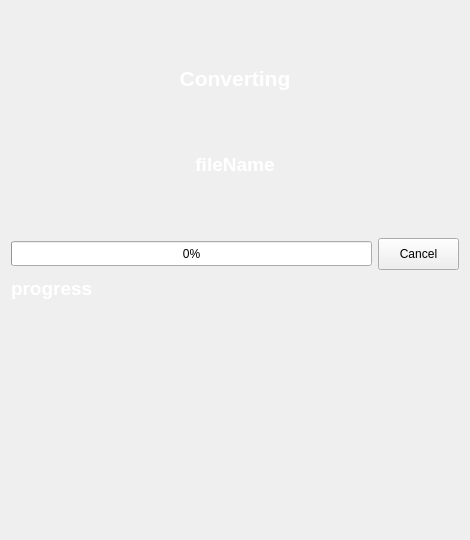
<?xml version="1.0" encoding="UTF-8"?>
<ui version="4.0">
 <class>ConverterProcess</class>
 <widget class="QWidget" name="ConverterProcess">
  <property name="geometry">
   <rect>
    <x>0</x>
    <y>0</y>
    <width>470</width>
    <height>540</height>
   </rect>
  </property>
  <property name="sizePolicy">
   <sizepolicy hsizetype="Fixed" vsizetype="Fixed">
    <horstretch>0</horstretch>
    <verstretch>0</verstretch>
   </sizepolicy>
  </property>
  <property name="minimumSize">
   <size>
    <width>470</width>
    <height>540</height>
   </size>
  </property>
  <property name="maximumSize">
   <size>
    <width>470</width>
    <height>540</height>
   </size>
  </property>
  <property name="windowTitle">
   <string>Form</string>
  </property>
  <layout class="QVBoxLayout" name="verticalLayout">
   <item>
    <spacer name="verticalSpacer_3">
     <property name="orientation">
      <enum>Qt::Vertical</enum>
     </property>
     <property name="sizeHint" stdset="0">
      <size>
       <width>20</width>
       <height>43</height>
      </size>
     </property>
    </spacer>
   </item>
   <item>
    <widget class="QLabel" name="topTitleLB">
     <property name="sizePolicy">
      <sizepolicy hsizetype="Preferred" vsizetype="Fixed">
       <horstretch>0</horstretch>
       <verstretch>0</verstretch>
      </sizepolicy>
     </property>
     <property name="minimumSize">
      <size>
       <width>0</width>
       <height>25</height>
      </size>
     </property>
     <property name="maximumSize">
      <size>
       <width>16777215</width>
       <height>25</height>
      </size>
     </property>
     <property name="font">
      <font>
       <pointsize>16</pointsize>
       <bold>true</bold>
      </font>
     </property>
     <property name="styleSheet">
      <string notr="true">color: rgb(255, 255, 255);</string>
     </property>
     <property name="text">
      <string>Converting</string>
     </property>
     <property name="alignment">
      <set>Qt::AlignCenter</set>
     </property>
    </widget>
   </item>
   <item>
    <spacer name="verticalSpacer_2">
     <property name="orientation">
      <enum>Qt::Vertical</enum>
     </property>
     <property name="sizeHint" stdset="0">
      <size>
       <width>20</width>
       <height>43</height>
      </size>
     </property>
    </spacer>
   </item>
   <item>
    <widget class="QLabel" name="fileNameLB">
     <property name="sizePolicy">
      <sizepolicy hsizetype="Preferred" vsizetype="Fixed">
       <horstretch>0</horstretch>
       <verstretch>0</verstretch>
      </sizepolicy>
     </property>
     <property name="minimumSize">
      <size>
       <width>0</width>
       <height>25</height>
      </size>
     </property>
     <property name="maximumSize">
      <size>
       <width>16777215</width>
       <height>25</height>
      </size>
     </property>
     <property name="font">
      <font>
       <pointsize>14</pointsize>
       <bold>true</bold>
      </font>
     </property>
     <property name="styleSheet">
      <string notr="true">color: rgb(255, 255, 255);</string>
     </property>
     <property name="text">
      <string>fileName</string>
     </property>
     <property name="alignment">
      <set>Qt::AlignCenter</set>
     </property>
    </widget>
   </item>
   <item>
    <spacer name="verticalSpacer">
     <property name="orientation">
      <enum>Qt::Vertical</enum>
     </property>
     <property name="sizeHint" stdset="0">
      <size>
       <width>20</width>
       <height>43</height>
      </size>
     </property>
    </spacer>
   </item>
   <item>
    <layout class="QHBoxLayout" name="horizontalLayout">
     <item>
      <widget class="QProgressBar" name="progressBar">
       <property name="minimumSize">
        <size>
         <width>300</width>
         <height>25</height>
        </size>
       </property>
       <property name="maximumSize">
        <size>
         <width>16777215</width>
         <height>25</height>
        </size>
       </property>
       <property name="value">
        <number>0</number>
       </property>
      </widget>
     </item>
     <item>
      <widget class="QPushButton" name="cancelButton">
       <property name="sizePolicy">
        <sizepolicy hsizetype="Fixed" vsizetype="Fixed">
         <horstretch>0</horstretch>
         <verstretch>0</verstretch>
        </sizepolicy>
       </property>
       <property name="minimumSize">
        <size>
         <width>81</width>
         <height>32</height>
        </size>
       </property>
       <property name="maximumSize">
        <size>
         <width>81</width>
         <height>32</height>
        </size>
       </property>
       <property name="text">
        <string>Cancel</string>
       </property>
      </widget>
     </item>
    </layout>
   </item>
   <item>
    <layout class="QHBoxLayout" name="horizontalLayout_2">
     <item>
      <widget class="QLabel" name="progressLB">
       <property name="sizePolicy">
        <sizepolicy hsizetype="Fixed" vsizetype="Fixed">
         <horstretch>0</horstretch>
         <verstretch>0</verstretch>
        </sizepolicy>
       </property>
       <property name="minimumSize">
        <size>
         <width>185</width>
         <height>25</height>
        </size>
       </property>
       <property name="maximumSize">
        <size>
         <width>185</width>
         <height>25</height>
        </size>
       </property>
       <property name="font">
        <font>
         <pointsize>14</pointsize>
         <bold>true</bold>
        </font>
       </property>
       <property name="styleSheet">
        <string notr="true">color: rgb(255, 255, 255);</string>
       </property>
       <property name="text">
        <string>progress</string>
       </property>
      </widget>
     </item>
     <item>
      <spacer name="horizontalSpacer">
       <property name="orientation">
        <enum>Qt::Horizontal</enum>
       </property>
       <property name="sizeHint" stdset="0">
        <size>
         <width>40</width>
         <height>20</height>
        </size>
       </property>
      </spacer>
     </item>
    </layout>
   </item>
   <item>
    <spacer name="verticalSpacer_4">
     <property name="orientation">
      <enum>Qt::Vertical</enum>
     </property>
     <property name="sizeHint" stdset="0">
      <size>
       <width>20</width>
       <height>228</height>
      </size>
     </property>
    </spacer>
   </item>
  </layout>
 </widget>
 <resources/>
 <connections/>
</ui>
